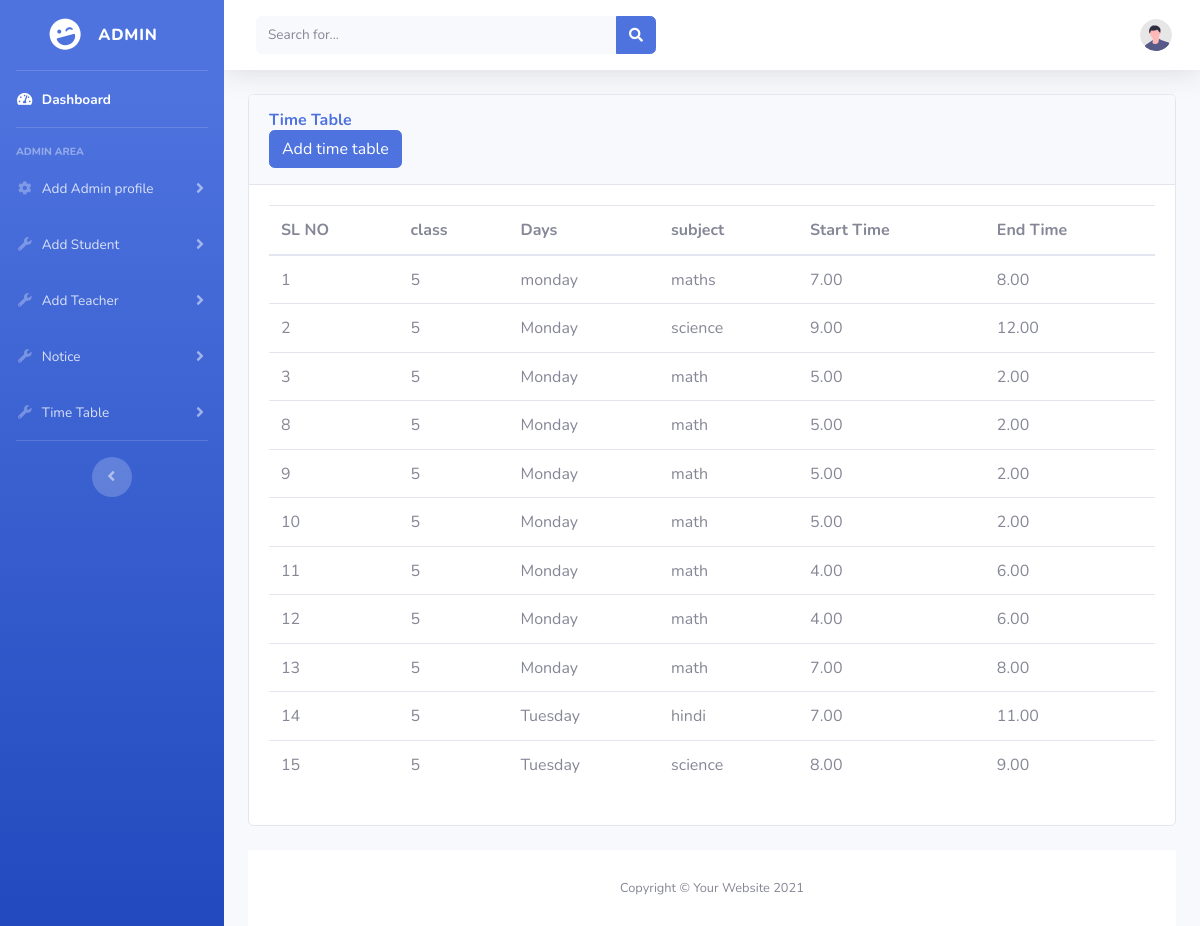
/admin/time_table.php, run on the app's committed database.
### tables this page shows
CREATE TABLE `time_table` (
  `id` int(255) NOT NULL,
  `day` varchar(255) NOT NULL,
  `class_id` int(11) NOT NULL,
  `subject` varchar(255) NOT NULL,
  `start_time` double(11,2) NOT NULL,
  `end_time` double(11,2) NOT NULL
);

### admin/time_table.php (the view, shortened to what this page needs)
<?php
include('includes/header.php');
include('includes/navbar.php');
include('dbconfig.php');
?>
   <div id="content-wrapper" class="d-flex flex-column">
<div id="content">
    <nav class="navbar navbar-expand navbar-light bg-white topbar mb-4 static-top shadow">
        <form
            class="d-none d-sm-inline-block form-inline mr-auto ml-md-3 my-2 my-md-0 mw-100 navbar-search">
            <div class="input-group">
                <input type="text" class="form-control bg-light border-0 small" placeholder="Search for..."
                    aria-label="Search" aria-describedby="basic-addon2">
                <div class="input-group-append">
                    <button class="btn btn-primary" type="button">
                        <i class="fas fa-search fa-sm"></i>
                    </button>
                </div>
            </div>
        </form>
<ul class="navbar-nav ml-auto">
<li class="nav-item dropdown no-arrow">
<a class="nav-link dropdown-toggle" href="#" id="userDropdown" role="button"
data-toggle="dropdown" aria-haspopup="true" aria-expanded="false">
<img class="img-profile rounded-circle"
src="img/undraw_profile.svg">
</a>
</li>
</ul>
</nav>
<div class="container">
    <div class="card show mb-4">
    <div class="card-header py-3">
        <h6 class="m-0 font-weight-bold text-primary">Time Table</h6>
    <button type ="button" class="btn btn-primary" data-toggle="modal" data-target="#create_table">Add time table</button>
    </div>
 <div class="card-body">
     <div class="table-responsive">
      <div class="table-responsive">
      <?php
                $query = "SELECT * FROM `time_table` ";
                $query_run = mysqli_query($conn,$query);
    ?>
    <table class="table table-borderd" id="dataTable" width="100%" cellspacing="0">
         <thead border="2px">
               <tr>
               <th>SL NO</th>
               <th>class</th>
               <th>Days</th>
                 <th>subject</th>
                 <th>Start Time</th>
                 <th>End Time</th>
               </tr>
                </thead>
                 <tbody>
                 <tbody>
                        <?php
                        if(mysqli_num_rows($query_run) > 0)
                        {
                            while($row = mysqli_fetch_assoc($query_run))
                            {
                        ?>
                            <tr>
                            <tr>
                    <td><?php echo $row['id'];?></td>
                    <td><?php echo $row['class_id'];?></td>
                    <td><?php echo $row['day'];?></td>
                    <td><?php echo $row['subject'];?></td>
                    <td><?php echo $row['start_time'];?></td>
                     <td><?php echo $row['end_time'];?></td>
                            </tr>
                        <?php
                            }
                        }
                        else {
                            echo "No Record Found";
                        }
                        ?>
                    </tbody>
                </table>
            </div>
        </div>
    </div>
</div>
<?php
include('includes/footer.php');
?>

### admin/includes/header.php (shortened to what this page needs)
<!DOCTYPE html>
<html lang="en">
<head>
    <link href="vendor/fontawesome-free/css/all.min.css" rel="stylesheet" type="text/css">
    <link href="css/sb-admin-2.min.css" rel="stylesheet">
    <link rel="stylesheet" href="https://cdnjs.cloudflare.com/ajax/libs/font-awesome/4.7.0/css/font-awesome.min.css">
	<link rel="stylesheet" href="//cdn.datatables.net/1.10.20/css/jquery.dataTables.min.css">
</head>
<body id="page-top">
    <div id="wrapper">

### admin/includes/navbar.php (shortened to what this page needs)
<ul class="navbar-nav bg-gradient-primary sidebar sidebar-dark accordion" id="accordionSidebar">
<a class="sidebar-brand d-flex align-items-center justify-content-center" href="index.php">
    <div class="sidebar-brand-icon rotate-n-15">
        <i class="fas fa-laugh-wink"></i>
    </div>
    <div class="sidebar-brand-text mx-3"> Admin</div>
</a>
<hr class="sidebar-divider my-0">
<li class="nav-item active">
    <a class="nav-link" href="index.php">
        <i class="fas fa-fw fa-tachometer-alt"></i>
        <span>Dashboard</span></a>
</li>
<hr class="sidebar-divider">
<div class="sidebar-heading">
    Admin Area
</div>
<li class="nav-item">
    <a class="nav-link collapsed" href="#" data-toggle="collapse" data-target="#collapseTwo"
        aria-expanded="true" aria-controls="collapseTwo">
        <i class="fas fa-fw fa-cog"></i>
        <span>Add Admin profile</span>
    </a>
</li>
<li class="nav-item">
                <a class="nav-link collapsed" href="#" data-toggle="collapse" data-target="#collapseUtilities"
                    aria-expanded="true" aria-controls="collapseUtilities">
                    <i class="fas fa-fw fa-wrench"></i>
                    <span>Add Student</span>
                </a>
            </li>
<li class="nav-item">
                <a class="nav-link collapsed" href="#" data-toggle="collapse" data-target="#collapseUtilities"
                    aria-expanded="true" aria-controls="collapseUtilities">
                    <i class="fas fa-fw fa-wrench"></i>
                    <span>Add Teacher</span>
                </a>
            </li>
<li class="nav-item">
                <a class="nav-link collapsed" href="#" data-toggle="collapse" data-target="#collapseUtilities"
                    aria-expanded="true" aria-controls="collapseUtilities">
                    <i class="fas fa-fw fa-wrench"></i>
                    <span>Notice</span>
                </a>
            </li>
            <li class="nav-item">
                <a class="nav-link collapsed" href="#" data-toggle="collapse" data-target="#collapseUtilities"
                    aria-expanded="true" aria-controls="collapseUtilities">
                    <i class="fas fa-fw fa-wrench"></i>
                    <span>Time Table</span>
                </a>
            </li>
<hr class="sidebar-divider d-none d-md-block">
<div class="text-center d-none d-md-inline">
    <button class="rounded-circle border-0" id="sidebarToggle"></button>
</div>
</ul>

### admin/includes/footer.php
           <footer class="sticky-footer bg-white">
                <div class="container my-auto">
                    <div class="copyright text-center my-auto">
                        <span>Copyright &copy; Your Website 2021</span>
                    </div>
                </div>
            </footer>
        </div>
</body>
</html>

### data on the page
time_table: id "1", class "5", day "monday", subject "maths", start_time "7.00", end_time "8.00"
time_table: id "2", class "5", day "Monday", subject "science", start_time "9.00", end_time "12.00"
time_table: id "3", class "5", day "Monday", subject "math", start_time "5.00", end_time "2.00"
time_table: id "8", class "5", day "Monday", subject "math", start_time "5.00", end_time "2.00"
time_table: id "9", class "5", day "Monday", subject "math", start_time "5.00", end_time "2.00"
time_table: id "10", class "5", day "Monday", subject "math", start_time "5.00", end_time "2.00"
time_table: id "11", class "5", day "Monday", subject "math", start_time "4.00", end_time "6.00"
time_table: id "12", class "5", day "Monday", subject "math", start_time "4.00", end_time "6.00"
time_table: id "13", class "5", day "Monday", subject "math", start_time "7.00", end_time "8.00"
time_table: id "14", class "5", day "Tuesday", subject "hindi", start_time "7.00", end_time "11.00"
time_table: id "15", class "5", day "Tuesday", subject "science", start_time "8.00", end_time "9.00"
